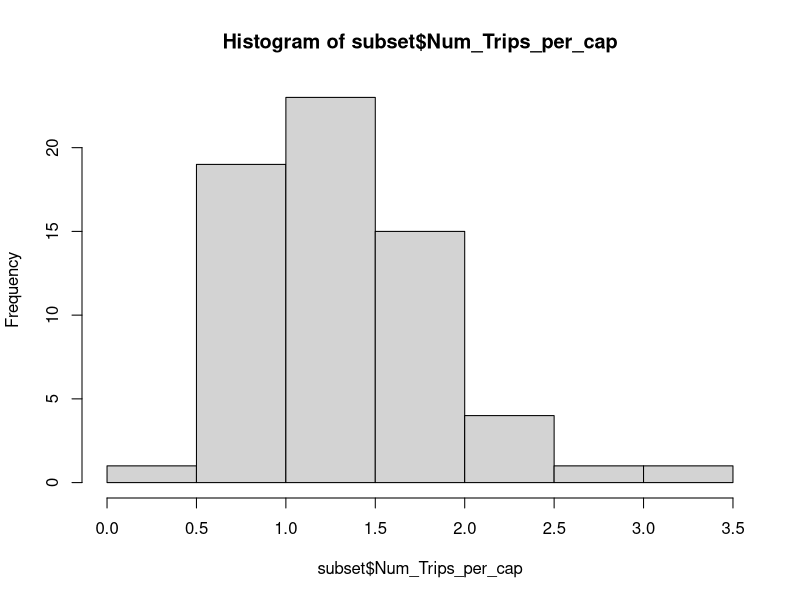

Write the R code that produced this figure. (Note: this script raises an error after producing the figure.)
## ---- chunk 1
library(tidyverse)
library(dplyr)
## ---- chunk 2
setwd(".")
data <- read.csv(file=file.path("../src/processed_data/", "Processed_Data_V1.csv"))
## ---- chunk 3
head(data)
## ---- chunk 4
subset <- data$Administered_Dose1_Pop_Pct
subset$Num.Enplanements <- data$Num.Enplanements
subset$bachelors_degree_or_higher_percent <- data$bachelors_degree_or_higher_percent
subset$Per.capita.personal.income <- data$Per.capita.personal.income..dollars..2.

subset$Num_Trips_Over_100 <- data$Number.of.Trips.100.250 + data$Number.of.Trips.250.500 + data$Number.of.Trips...500
subset$Num_Trips_per_cap <- subset$Num_Trips_Over_100/data$TOT_POP
subset$Own_Car <- (data$Total.Households - data$No.vehicle.available) / data$Total.Households
subset$Pct_White <- (data$WA_FEMALE + data$WA_MALE) / data$TOT_POP
## ---- chunk 5
#hist(log10(subset$Num_Trips_Over_100)) # log transform it is
hist(subset$Num_Trips_per_cap) # We will work with this 
## ---- chunk 6
hist(log10(subset$Num.Enplanements)) # log transform on num enplanements 
hist(subset$Num.Enplanements/1000) # ???????? keep thinking about this one? 
## ---- chunk 7
hist(subset$Pct_White) # log transform or nah - nah all good. 
## ---- chunk 8
hist(subset$Per.capita.personal.income) # leave alone? 
## ---- chunk 9
hist(as.numeric(subset$bachelors_degree_or_higher_percent)) # leave alone 
